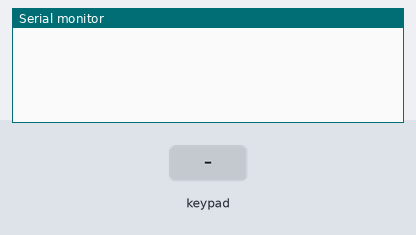
A sketch run on a simulated ESP32. On the bench: the last lines printed to the serial monitor. The test bench sets the inputs (shaded band).

Above: at 1.2 s.
1.3 s: key '1' pressed
At 2.2 s:
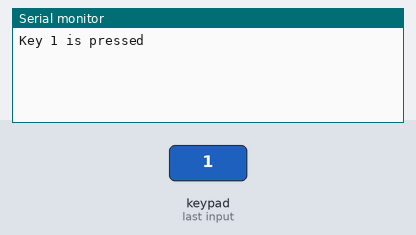
2.8 s: keypad keys 3 4 3 5 3 2 3 3 # pressed 0.4 s apart
At 6.8 s:
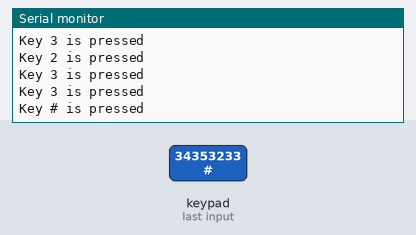
7.9 s: key 'A' pressed
At 8.4 s:
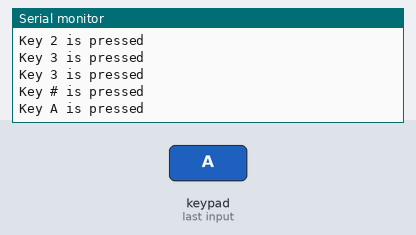
9.4 s: keypad keys 3 4 3 5 3 2 3 3 * pressed 0.4 s apart
At 13.3 s:
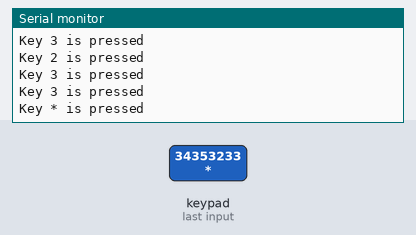
14.5 s: key 'B' pressed
At 15.7 s:
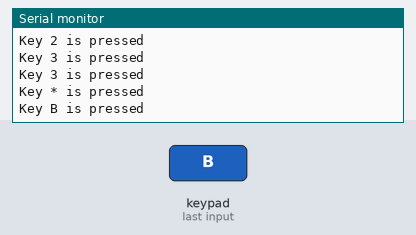
16.0 s: keypad keys 3 4 3 5 3 2 3 3 D pressed 0.4 s apart
At 20.7 s:
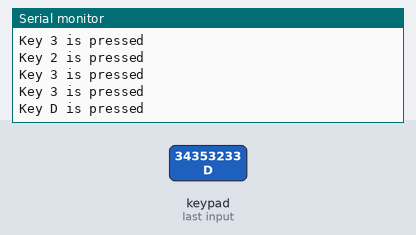
Timing chart, 0 to 22.1 s (numbered marks = the images above; inputs shaded):
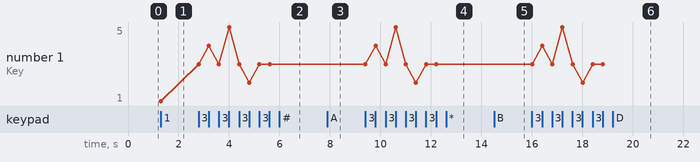

Measured:
- after the input at 1.3 s, the serial monitor: prints a new line at once (image 1)
- after the input at 2.8 s, the serial monitor: prints a new line at once (image 2)
- after the input at 7.9 s, the serial monitor: prints a new line at once (image 3)
- after the input at 9.4 s, the serial monitor: prints a new line at once (image 4)
- after the input at 14.5 s, the serial monitor: prints a new line at once (image 5)
- after the input at 16.0 s, the serial monitor: prints a new line at once (image 6)
- plotted number 1: 1 → 3 after the input at 2.8 s

The sketch:

Keypad.ino
```cpp
#include <Keypad.h>

const byte ROWS = 4; //four rows
const byte COLS = 4; //four columns
char keys[ROWS][COLS] = {
  {'1','2','3','A'},
  {'4','5','6','B'},
  {'7','8','9','C'},
  {'*','0','#','D'}
};

// connect the pins from right to left to pin 2, 3, 4, 5, 6, 7, 8, 9
byte rowPins[ROWS] = {34,35,32,33};  //connect to the row pinouts of the keypad
byte colPins[COLS] = {14,27,26,25};  //connect to the column pinouts of the keypad

Keypad keypad = Keypad( makeKeymap(keys), rowPins, colPins, ROWS, COLS );

void setup(){
  Serial.begin(9600);
}

void loop(){
  char key = keypad.getKey();
    // just print the pressed key
   if (key){
    Serial.print("Key ");
    Serial.print(key);
    Serial.println(" is pressed");
    //delay(1000);
  }
/*
  // this checks if 4 is pressed, then do something. Here  we print the text but you can control something.
  if (key =='4'){
    // do something here is 4 is pressed
    Serial.println("Key 4 is pressed -> Action");
  }
  */
}
```
